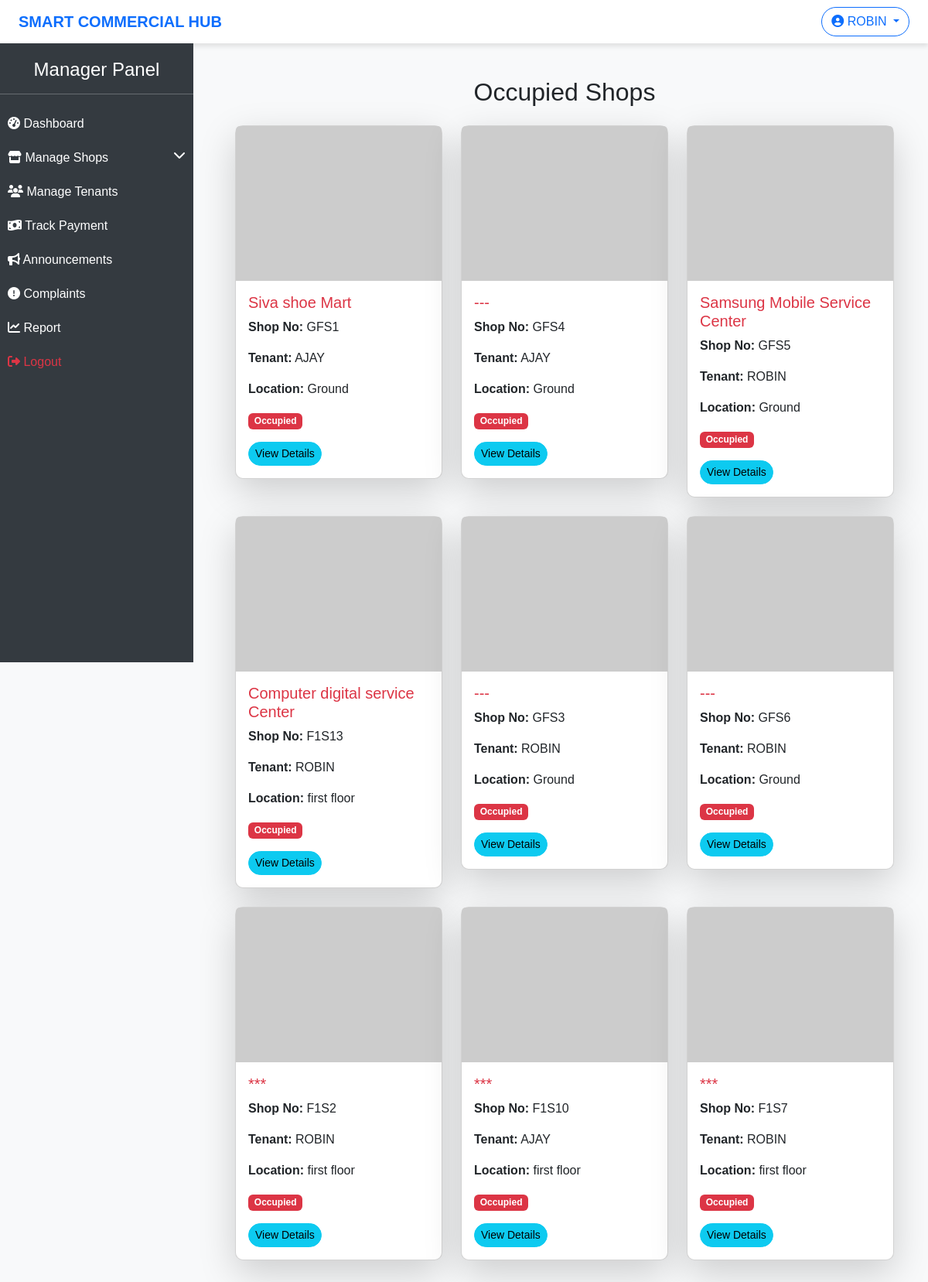
The page /occupied-shops/ (signed in) on the database its author committed.
### hub/models.py (models this page shows, shortened)
class AllocatedShop(models.Model):
    id = models.AutoField(primary_key=True)
    shop_id = models.ForeignKey(Shop,on_delete=models.CASCADE,related_name='shops')
    tenant_id = models.ForeignKey(Tenant,on_delete=models.CASCADE,related_name='tenants')
    lease_start = models.DateField()
    lease_end = models.DateField()
    rent_amount = models.DecimalField(max_digits=7,decimal_places=2)
    security_deposit = models.DecimalField(max_digits=7,decimal_places=2)
    payment_status = models.CharField(max_length=15,choices=PAYMENT_STATUS)
    status = models.CharField(max_length=10,choices=STATUS_CHOICES)
    agreement_document = models.FileField(upload_to='agreement/', null=True, blank=True)
    created_at = models.DateTimeField(auto_now_add=True)
    updated_at = models.DateTimeField(auto_now_add=True)

class Shop(models.Model):
    STATUS_CHOICES = [
        ('occupied','Occupied'),
        ('vacant','Vacant'),
    ]
    SHOP_TYPES = [
        ('retail', 'Retail'),
        ('restaurant', 'Restaurant'),
        ('service', 'Service'),
        ('entertainment', 'Entertainment'),
        ('other', 'Other'),
    ]
    id = models.AutoField(primary_key=True)
    name = models.CharField(max_length=115)
    shop_no = models.CharField(max_length=10,unique=True)
    size = models.IntegerField(null=True,blank=True)
    location = models.CharField(max_length=115)
    shop_type = models.CharField(max_length=50,choices=SHOP_TYPES)
    status = models.CharField(max_length=15,choices=STATUS_CHOICES,default='vacant')
    image = models.ImageField(upload_to='shop_images/', null=True, blank=True)
    created_at = models.DateTimeField(auto_now_add=True)
    updated_at = models.DateTimeField(auto_now_add=True)

class Tenant(models.Model):
    id = models.AutoField(primary_key=True)
    tenant = models.OneToOneField(User, on_delete=models.CASCADE)
    phone = models.CharField(max_length=12)
    address = models.CharField(max_length=255)
    id_proof = models.FileField(upload_to='id_proof/',null=True,blank=True)
    image = models.ImageField(upload_to='tenant_images/', null=True, blank=True)
    created_at = models.DateTimeField(auto_now_add=True)
    updated_at = models.DateTimeField(auto_now=True)

### hub/views.py (the view)
# urls.py: path('occupied-shops/', occupied_shops, name='occupied_shops'),
def occupied_shops(request):
    allocated_shops = AllocatedShop.objects.select_related('shop_id', 'tenant_id__tenant')\
                                           .filter(shop_id__status='occupied')
    return render(request, "manager/occupied_shop.html", {"allocated_shops": allocated_shops})

### templates/manager/occupied_shop.html
{% extends "manager/base.html" %}
{% block content %}
<div class="container">
    <h2 class="text-center my-4">Occupied Shops</h2>
    <div class="row">
        {% for alloc in allocated_shops %}
    <div class="col-md-4">
        <div class="card shadow-lg mb-4">
            {% if alloc.shop_id.image %}
            <img src="{{ alloc.shop_id.image.url }}" class="card-img-top" alt="{{ alloc.shop_id.name }}">
            {% else %}
            <img src="https://via.placeholder.com/300x200?text=No+Image" class="card-img-top" alt="No Image">
            {% endif %}
            <div class="card-body">
                <h5 class="card-title text-danger">{{ alloc.shop_id.name }}</h5>
                <p><strong>Shop No:</strong> {{ alloc.shop_id.shop_no }}</p>
                <p><strong>Tenant:</strong> {{ alloc.tenant_id.tenant.get_full_name|upper }}</p>
                <p><strong>Location:</strong> {{ alloc.shop_id.location }}</p>
                <span class="badge bg-danger">Occupied</span>
                <div class="mt-3">
                    <a href="{% url 'shop_details' alloc.shop_id.id %}" class="btn btn-sm btn-info">View Details</a>
                </div>
            </div>
        </div>
    </div>
{% empty %}
    <p class="text-center text-muted">No occupied shops.</p>
{% endfor %}
    </div>
</div>
{% endblock %}

### templates/manager/base.html (shortened to what this page needs)
<!DOCTYPE html>
<html lang="en">
<head>
    <link href="https://cdn.jsdelivr.net/npm/bootstrap@5.3.0/dist/css/bootstrap.min.css" rel="stylesheet">
    <link rel="stylesheet" href="https://cdnjs.cloudflare.com/ajax/libs/font-awesome/6.4.0/css/all.min.css">
</head>
<body>
    <nav class="navbar navbar-expand-lg navbar-light px-4">
        <a class="navbar-brand fw-bold text-primary" href="#">SMART COMMERCIAL HUB</a>
        <div class="ms-auto">
            <div class="dropdown">
                <button class="btn btn-outline-primary dropdown-toggle" type="button" id="profileDropdown" data-bs-toggle="dropdown" aria-expanded="false">
                    <i class="fas fa-user-circle"></i> {{ request.user.username|upper }}
                </button>
            </div>
        </div>
    </nav>
    <div class="sidebar">
        <h4 class="text-center">Manager Panel</h4>
        <hr>
        <ul class="nav flex-column">
            <li class="nav-item">
                <a class="nav-link" href="{% url 'manager_dashboard' %}">
                    <i class="fas fa-tachometer-alt"></i> Dashboard
                </a>
            </li>
            <li class="nav-item">
                <a class="nav-link text-white" data-bs-toggle="collapse" href="#shopMenu" role="button" aria-expanded="false" aria-controls="shopMenu">
                    <i class="fas fa-store"></i> Manage Shops
                    <i class="fas fa-chevron-down float-end"></i>
                </a>
            </li>
            <li class="nav-item">
                <a class="nav-link" href="{% url 'manage_tenants' %}">
                    <i class="fas fa-users"></i> Manage Tenants
                </a>
            </li>
                <a class="nav-link" href="{% url 'manager-rent-payments' %}">
                    <i class="fas fa-money-bill-wave"></i> Track Payment
                </a>
            <li class="nav-item">
                <a class="nav-link" href="{% url 'post_announcement' %}">
                    <i class="fas fa-bullhorn"></i> Announcements
                </a>
            </li>
            <li class="nav-item">
                <a class="nav-link" href="{% url 'manage_complaints' %}">
                    <i class="fas fa-exclamation-circle"></i> Complaints
                </a>
            </li>
                <a class="nav-link" href="{% url 'generate_combined_report' %}">
                    <i class="fas fa-chart-line"></i> Report
                </a>
            <li class="nav-item">
                <a class="nav-link text-danger" href="{% url 'user_logout' %}">
                    <i class="fas fa-sign-out-alt"></i> Logout
                </a>
            </li>
        </ul>
    </div>
    <div class="main-content">
        <div class="container mt-3">
            {% block content %}
            {% endblock %}
        </div>
    </div>
</body>
</html>

### templates/manager/base.html (style rules this page uses)
body { font-family: 'Arial', sans-serif; background-color: #f8f9fa; }
.sidebar { height: 100vh; width: 250px; position: fixed; background-color: #343a40; color: white; padding-top: 20px; }
.sidebar .nav-link { color: white; font-size: 16px; padding: 10px; display: block; }
.main-content { margin-left: 260px; padding: 20px; }
.navbar { background-color: #ffffff; box-shadow: 0px 4px 6px rgba(0, 0, 0, 0.1); }
.card { border-radius: 10px; transition: transform 0.3s ease-in-out; }
.card-img-top { height: 200px; object-fit: cover; }
.btn { border-radius: 20px; }

### rows shown on the page
AllocatedShop: shop_id.name "Siva shoe Mart", shop_id.shop_no "GFS1", tenant_id.tenant.get_full_name "AJAY", shop_id.location "Ground"
AllocatedShop: shop_id.name "---", shop_id.shop_no "GFS4", tenant_id.tenant.get_full_name "AJAY", shop_id.location "Ground"
AllocatedShop: shop_id.name "Samsung Mobile Service Center", shop_id.shop_no "GFS5", tenant_id.tenant.get_full_name "ROBIN", shop_id.location "Ground"
AllocatedShop: shop_id.name "Computer digital service Center", shop_id.shop_no "F1S13", tenant_id.tenant.get_full_name "ROBIN", shop_id.location "first floor"
AllocatedShop: shop_id.name "---", shop_id.shop_no "GFS3", tenant_id.tenant.get_full_name "ROBIN", shop_id.location "Ground"
AllocatedShop: shop_id.name "---", shop_id.shop_no "GFS6", tenant_id.tenant.get_full_name "ROBIN", shop_id.location "Ground"
AllocatedShop: shop_id.name "***", shop_id.shop_no "F1S2", tenant_id.tenant.get_full_name "ROBIN", shop_id.location "first floor"
AllocatedShop: shop_id.name "***", shop_id.shop_no "F1S10", tenant_id.tenant.get_full_name "AJAY", shop_id.location "first floor"
AllocatedShop: shop_id.name "***", shop_id.shop_no "F1S7", tenant_id.tenant.get_full_name "ROBIN", shop_id.location "first floor"

### other values the page prints
{{ request.user.username|upper }} "ROBIN"
